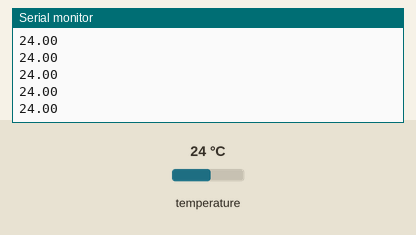
The sketch below on a simulated ESP32. Shown: the last lines printed to the serial monitor. Inputs (shaded band) come from the test bench; at power-on: temperature 24 °C. WiFi joins after 1.5 s; servers stay silent unless stated; uploads are accepted with an empty reply.

Above: at 2.7 s.
2.8 s: temperature set to 33 °C
At 3.3 s:
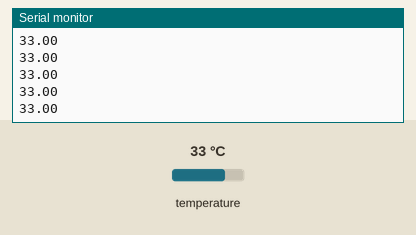
4.5 s: temperature set to 12 °C
At 5.1 s:
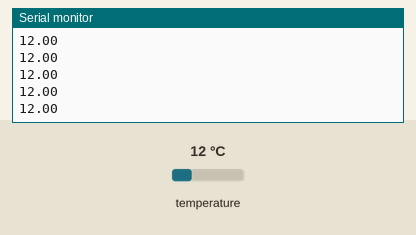
Timing chart, 0 to 7.5 s (numbered marks = the images above; inputs shaded):
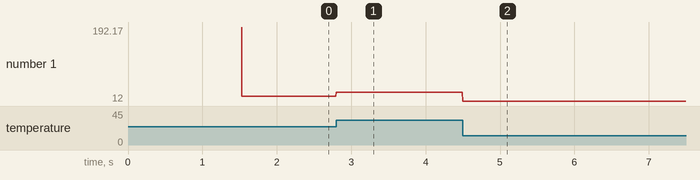

Measured:
- after the input at 2.8 s, the serial monitor: prints a new line at once (image 1)
- after the input at 4.5 s, the serial monitor: prints a new line at once (image 2)
- plotted number 1: 24 → 33 after the input at 2.8 s, 33 → 12 after the input at 4.5 s

The sketch:

ESP32_SMS_API.ino
```cpp
#include <WiFi.h>
#include <DHT.h>
#include <DHT_U.h>

#define Temp_SensorPin 23

DHT_Unified dht(Temp_SensorPin, DHT11);


// WiFi credentials
const char *ssid = "Semicon Media";   // Your network SSID (from arduino_secrets.h)
const char *password = "XXXXXXXXXXX";   // Your network password (from arduino_secrets.h)

// API credentials and SMS details
const char* apiKey = "xxxxxxxxxxxx";       // Replace with your generated API key from Circuit Digest Cloud Website
const char* templateID = "102";           // Replace with your template ID
const char* mobileNumber = "91XXXXXXXXXXX"; // Replace with the recipient's mobile number with country code (eg : 91XXXXXXXXXX)
const char* var1 = "WAREHOUSE";         // Replace with your custom variable
const char* var2 = "30";                  // Replace with your custom variable


//used for storing the temperature data
float temperature = 0.0;


//Functiom to read the temperature data from the DHT11 sensor
void read_temperature(){
    sensors_event_t event;
    dht.temperature().getEvent(&event);
    temperature = event.temperature;
    Serial.println(temperature);
}


void sendSMS() {
  if (WiFi.status() == WL_CONNECTED) {
    WiFiClient client; // Initialize WiFi client

    String apiUrl = "/send_sms?ID=" + String(templateID);

    Serial.print("Connecting to server...");
    if (client.connect("www.circuitdigest.cloud", 80)) { // Connect to the server
      Serial.println("connected!");

      // Create the HTTP POST request
      String payload = "{\"mobiles\":\"" + String(mobileNumber) +
                       "\",\"var1\":\"" + String(var1) +
                       "\",\"var2\":\"" + String(var2) + "\"}";

      // Send HTTP request headers
      client.println("POST " + apiUrl + " HTTP/1.1");
      client.println("Host: www.circuitdigest.cloud");
      client.println("Authorization: " + String(apiKey));
      client.println("Content-Type: application/json");
      client.println("Content-Length: " + String(payload.length()));
      client.println(); // End of headers
      client.println(payload); // Send the JSON payload

      // Wait for the response
      int responseCode = -1; // Variable to store HTTP response code
      while (client.connected() || client.available()) {
        if (client.available()) {
          String line = client.readStringUntil('\n'); // Read a line from the response
          Serial.println(line); // Print the response line (for debugging)

          // Check for the HTTP response code
          if (line.startsWith("HTTP/")) {
            responseCode = line.substring(9, 12).toInt(); // Extract response code (e.g., 200, 404)
            Serial.print("HTTP Response Code: ");
            Serial.println(responseCode);
          }

          // Stop reading headers once we reach an empty line
          if (line == "\r") {
            break;
          }
        }
      }


      // Check response
      if (responseCode == 200) {
        Serial.println("SMS sent successfully!");
      } else {
        Serial.print("Failed to send SMS. Error code: ");
        Serial.println(responseCode);
      }


      client.stop(); // Disconnect from the server
    } else {
      Serial.println("Connection to server failed!");
    }
  } else {
    Serial.println("WiFi not connected!");
  }
}


void setup() {
  // put your setup code here, to run once:
  Serial.begin(9600);
   // We start by connecting to a WiFi network

  Serial.println();
  Serial.println("******************************************************");
  Serial.print("Connecting to ");
  Serial.println(ssid);

  WiFi.begin(ssid, password);

  while (WiFi.status() != WL_CONNECTED) {
    delay(500);
    Serial.print(".");
  }

  Serial.println("");
  Serial.println("WiFi connected");
  Serial.println("IP address: ");
  Serial.println(WiFi.localIP());

  dht.begin();
}

void loop() {
  read_temperature();
  if(temperature >= 30.00){
    sendSMS();

    //Make it to stop sending further SMS alert until temperature get back to 28
    while(temperature > 28){
      read_temperature();
    }
  }
}
```
